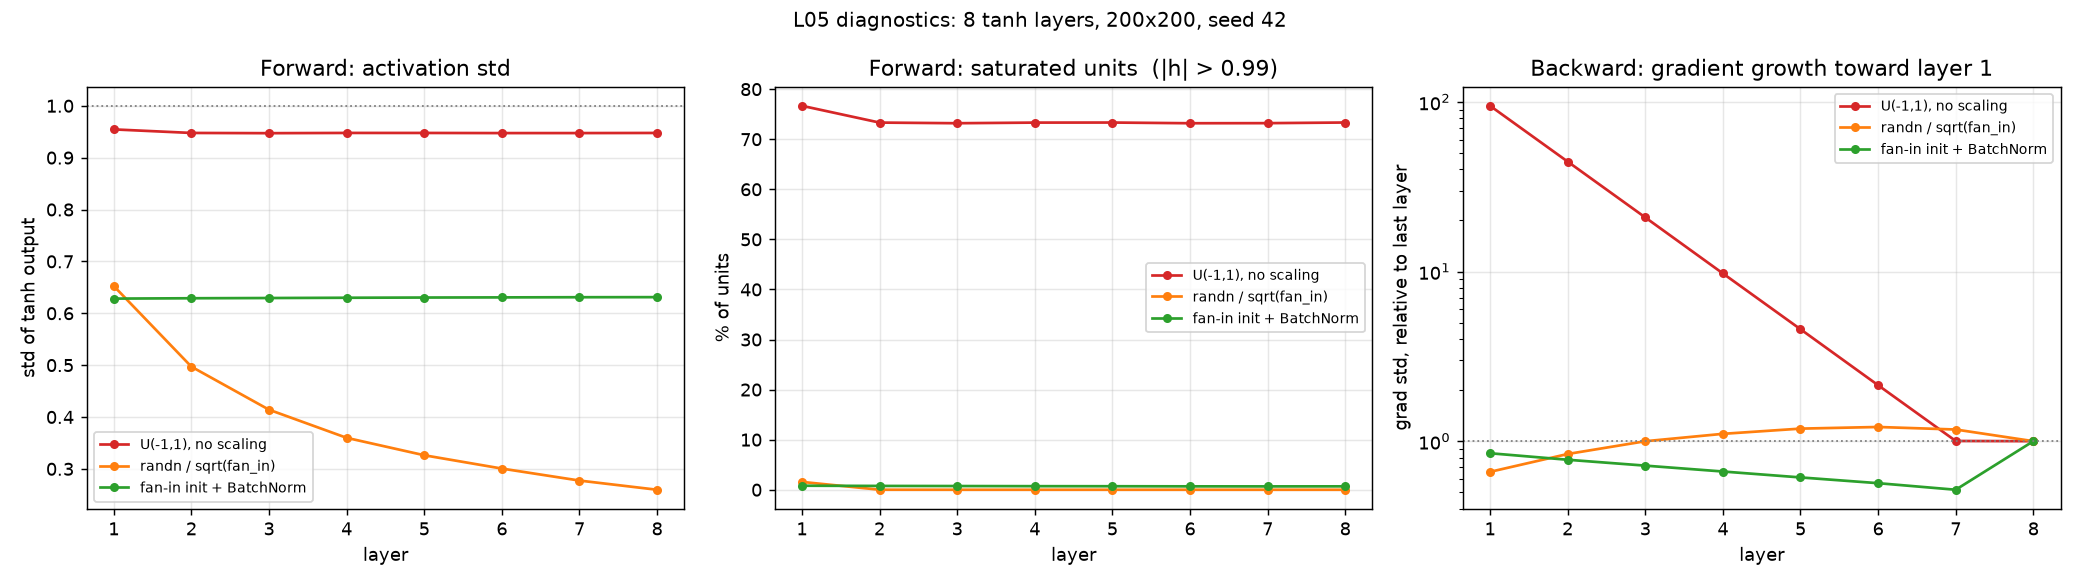

Write Python code to recreate this figure.
"""L05 diagnostics: how initialization and BatchNorm change a deep tanh stack.

Three conditions on an identical 8-layer 200x200 stack:
  bad   -- W ~ U(-1, 1), no scaling      (what bengio_mlp.py started with)
  init  -- W ~ randn / sqrt(fan_in)      (the fan-in fix)
  bn    -- fan-in init + BatchNorm       (statistics forced every forward)

Records, per layer: activation std, saturation fraction, and the std of the
gradient arriving at that layer's activations.

Run:  python bigram/l05_diagnostics.py
"""

import matplotlib.pyplot as plt
import torch

DEPTH, DIM, N = 8, 200, 4096
SEED = 42
CONDITIONS = ('bad', 'init', 'bn')
COLORS = {'bad': '#d62728', 'init': '#ff7f0e', 'bn': '#2ca02c'}
LABELS = {
    'bad': 'U(-1,1), no scaling',
    'init': 'randn / sqrt(fan_in)',
    'bn': 'fan-in init + BatchNorm',
}


def run(mode: str) -> dict[str, list[float]]:
    torch.manual_seed(SEED)
    x = torch.randn(N, DIM) * 1.095  # same input scale as C[X] in bengio_mlp.py
    x.requires_grad_(True)  # so the graph is built and gradients reach every layer
    acts = []

    for _ in range(DEPTH):
        if mode == 'bad':
            W = torch.empty(DIM, DIM).uniform_(-1.0, 1.0)
        else:
            W = torch.randn(DIM, DIM) / DIM**0.5

        hpreact = x @ W
        if mode == 'bn':
            mean = hpreact.mean(dim=0, keepdim=True)
            std = hpreact.std(dim=0, keepdim=True)
            hpreact = (hpreact - mean) / (std + 1e-5)  # gain=1, bias=0 at init

        x = torch.tanh(hpreact)
        x.retain_grad()
        acts.append(x)

    # any scalar will do -- we only care about the relative scale per layer
    acts[-1].pow(2).mean().backward()

    return {
        'std': [a.std().item() for a in acts],
        'sat': [(a.abs() > 0.99).float().mean().item() for a in acts],
        'gstd': [a.grad.std().item() for a in acts],
    }


results = {mode: run(mode) for mode in CONDITIONS}

for mode in CONDITIONS:
    r = results[mode]
    print(f'\n{LABELS[mode]}')
    print(f'  {"layer":>5} {"act std":>9} {"sat %":>8} {"grad std":>11}')
    for i in range(DEPTH):
        print(f'  {i + 1:>5} {r["std"][i]:>9.4f} {r["sat"][i] * 100:>7.2f}% {r["gstd"][i]:>11.3e}')

layers = range(1, DEPTH + 1)
fig, axes = plt.subplots(1, 3, figsize=(16, 4.5))

for mode in CONDITIONS:
    style = dict(color=COLORS[mode], label=LABELS[mode], marker='o', markersize=4)
    axes[0].plot(layers, results[mode]['std'], **style)
    axes[1].plot(layers, [s * 100 for s in results[mode]['sat']], **style)
    # absolute gradient scale is set by the arbitrary loss, so only the shape
    # across depth is meaningful -- normalise each curve to its own last layer
    ref = results[mode]['gstd'][-1]
    axes[2].plot(layers, [g / ref for g in results[mode]['gstd']], **style)

axes[0].set_title('Forward: activation std')
axes[0].set_ylabel('std of tanh output')
axes[0].axhline(1.0, color='gray', ls=':', lw=1)

axes[1].set_title('Forward: saturated units  (|h| > 0.99)')
axes[1].set_ylabel('% of units')

axes[2].set_title('Backward: gradient growth toward layer 1')
axes[2].set_ylabel('grad std, relative to last layer')
axes[2].set_yscale('log')
axes[2].axhline(1.0, color='gray', ls=':', lw=1)

for ax in axes:
    ax.set_xlabel('layer')
    ax.grid(alpha=0.3)
    ax.legend(fontsize=8)

fig.suptitle(f'L05 diagnostics: {DEPTH} tanh layers, {DIM}x{DIM}, seed {SEED}', fontsize=11)
fig.tight_layout()
fig.savefig('bigram/l05_diagnostics.png', dpi=130)
print('\nsaved -> bigram/l05_diagnostics.png')
